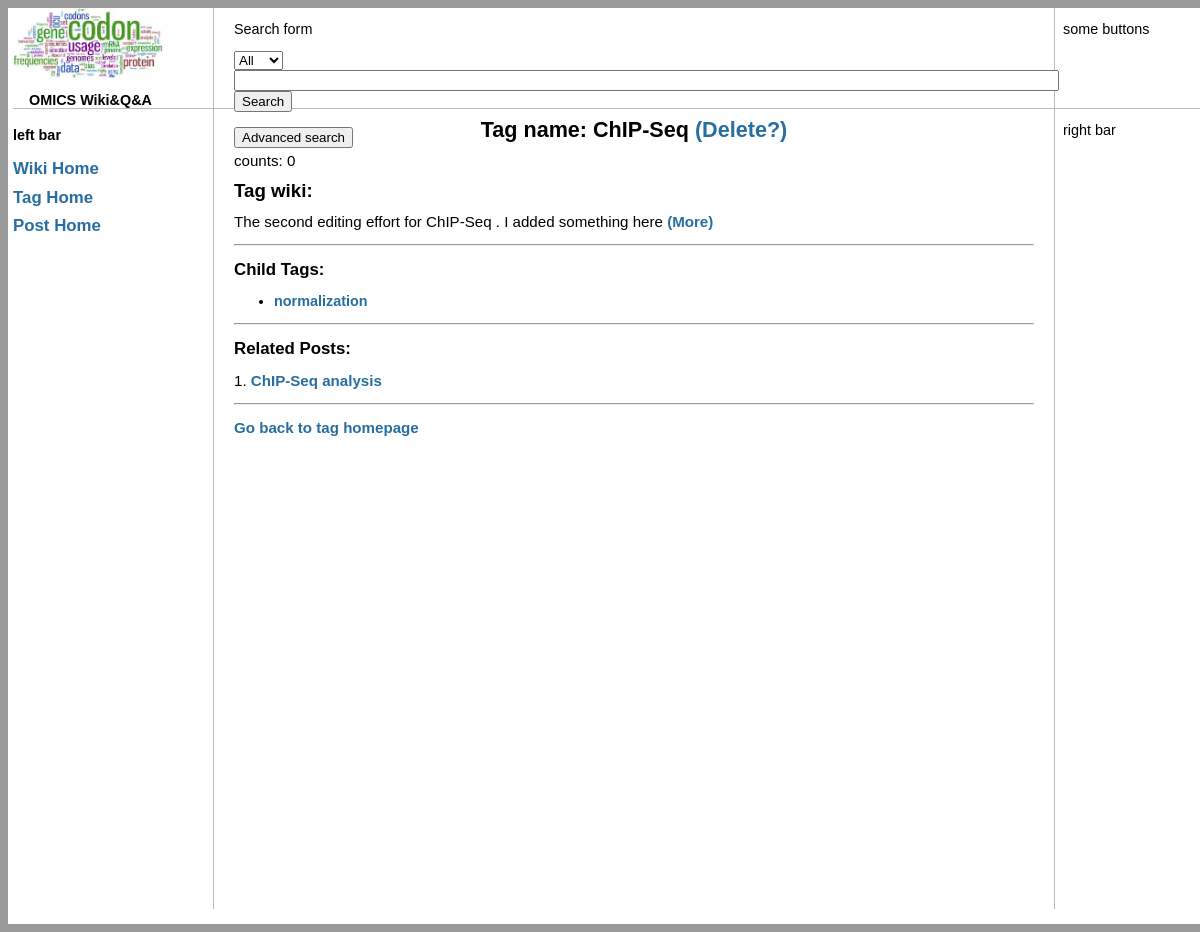
Page /tags/1/ on the committed database.
### tags/models.py (models this page shows, shortened)
class Tag(Page):
    name = models.CharField(max_length=255, unique=True)
    parent_page = models.OneToOneField("wiki.Page",parent_link=True)
    count = models.IntegerField(default=0)
    parent = models.ForeignKey('self', related_name = "children",null=True, blank=True)
    node_position = models.IntegerField(default=0)
    PROPOSED, APPROVED, WORKFLOW, SOFTWARE = range(4)
    CATEGORY_CHOICE = [(PROPOSED, "proposed"), (APPROVED,"approved"), (WORKFLOW,"workflow"), (SOFTWARE,"software")]
    categories = models.IntegerField(choices=CATEGORY_CHOICE, default=PROPOSED)
    class Meta:
        get_latest_by= 'node_position'

### wiki/models.py (models this page shows, shortened)
class Page(models.Model):
    title = models.CharField(_("title"), max_length=255, unique=True)
    tags = models.ManyToManyField("tags.Tag",blank=True)
    current_revision = models.OneToOneField('PageRevision', blank=True, null=True, verbose_name=_('current revision'),
                                            related_name = "revision_page")

class PageRevision(models.Model):
    revision_number = models.IntegerField(_('revision number'), editable=False)
    revision_summary = models.TextField(_('revision summary'), blank=True)
    page = models.ForeignKey(Page, on_delete = models.CASCADE, verbose_name=_("page"))
    content = models.TextField(blank=True, verbose_name = _("page content"))
    modified_date = models.DateTimeField(auto_now=True, verbose_name=_("modified date"))
    class Meta:
        get_latest_by= 'revision_number'

### posts/models.py (models this page shows, shortened)
class AbstractPost(models.Model):
    vote_count = models.IntegerField(default=0)
    created = models.DateTimeField()
    last_modified = models.DateTimeField()
    class Meta:
        abstract = True

class MainPost(AbstractPost):
    tags = models.ManyToManyField(Tag,blank=True,)
    title = models.CharField(max_length=255,null=False)
    current_revision = models.OneToOneField('MainPostRevision', blank=True, null=True, verbose_name=_('current revision'))
    answered = models.BooleanField(default=False)

### tags/views.py (the view)
# urls.py: url(r'^(?P<pk>\d+)/$', views.TagDetails.as_view(), name='tag-detail'),
class TagDetails(DetailView):
    template_name = 'tags/tag_detail.html'
    model = Tag
    def get_context_data(self, **kwargs):
        context = super(TagDetails, self).get_context_data(**kwargs)
        context['post_list'] = MainPost.objects.filter(tags = self.object.id)
        context['wiki_list'] = self.object.page_set.all()
        return context

### tags/templatetags/tag_custom_tags.py (called while the page is built)
@register.inclusion_tag("tags/show_tags_children.html")
def show_tag_children(tag):
    tag_children_list = tag.children.all()
    return {'tag_list': tag_children_list}

@register.inclusion_tag("tags/show_tag_ancestor.html")
def show_tag_ancestor(tag):
        return {'tag': tag.parent}

### templates/tags/tag_detail.html
{% extends 'base.html' %}
{% load tag_custom_tags %}
{% block content %}
<h1> Tag name: {% show_tag_ancestor tag %} {{ tag.name }} <a href = "{% url 'tags:tag-delete' tag.id %}"> (Delete?) </a> </h1>
<p> counts: {{ tag.count}} </p>
<h2> Tag wiki: </h2>
<p> {{ tag.current_revision.content|truncatewords:100 }}  <a href="{% url 'wiki:wiki-detail' tag.parent_page.id %}"> (More) </a> </p>
<hr>
{% if tag.children.count > 0 %}
<h3> Child Tags: </h3>
{% show_tag_children tag %}
<hr>
{% endif %}
<h3> Related Posts: </h3>
{% for post in post_list %}
    <p> {{forloop.counter}}. <a href = "{% url 'posts:post-detail' post.id %}"> {{ post.title }} </a>
    </p>
{% empty %}
<p> There is no posts associated with this tag </p>
{% endfor %}
<hr>
<p> <a href = "{% url 'tags:tag-index' %}"> Go back to tag homepage</a> </p>
{% endblock content %}

### templates/tags/show_tags_children.html (shortened to what this page needs)
{% load tag_custom_tags %}
<ul>
    {% for tag in tag_list %}
    <li> <a href="{% url 'tags:tag-detail' tag.id %}">{{ tag.name }} </a> </li>
    {% endfor %}
</ul>

### static/base.css (style rules this page uses)
body { background-position:center; background-color:#999999; font-family:Verdana,Tahoma,Arial,sans-serif; font-size:0.9em; line-height:100%; }
h1 { font-size:1.5em; text-align:center; }
a { background-color:inherit; color:#286ea0; font-weight:600; text-decoration:none; }
#content p { line-height:100%; font-size:1.05em; }
#content h2 { font-size:1.3em; }

### rows in the picture
Tag: name "ChIP-Seq", count "0"
Page: current_revision.content "The second editing effort for ChIP-Seq . I added something here"
Tag: name "normalization"
MainPost: title "ChIP-Seq analysis"
